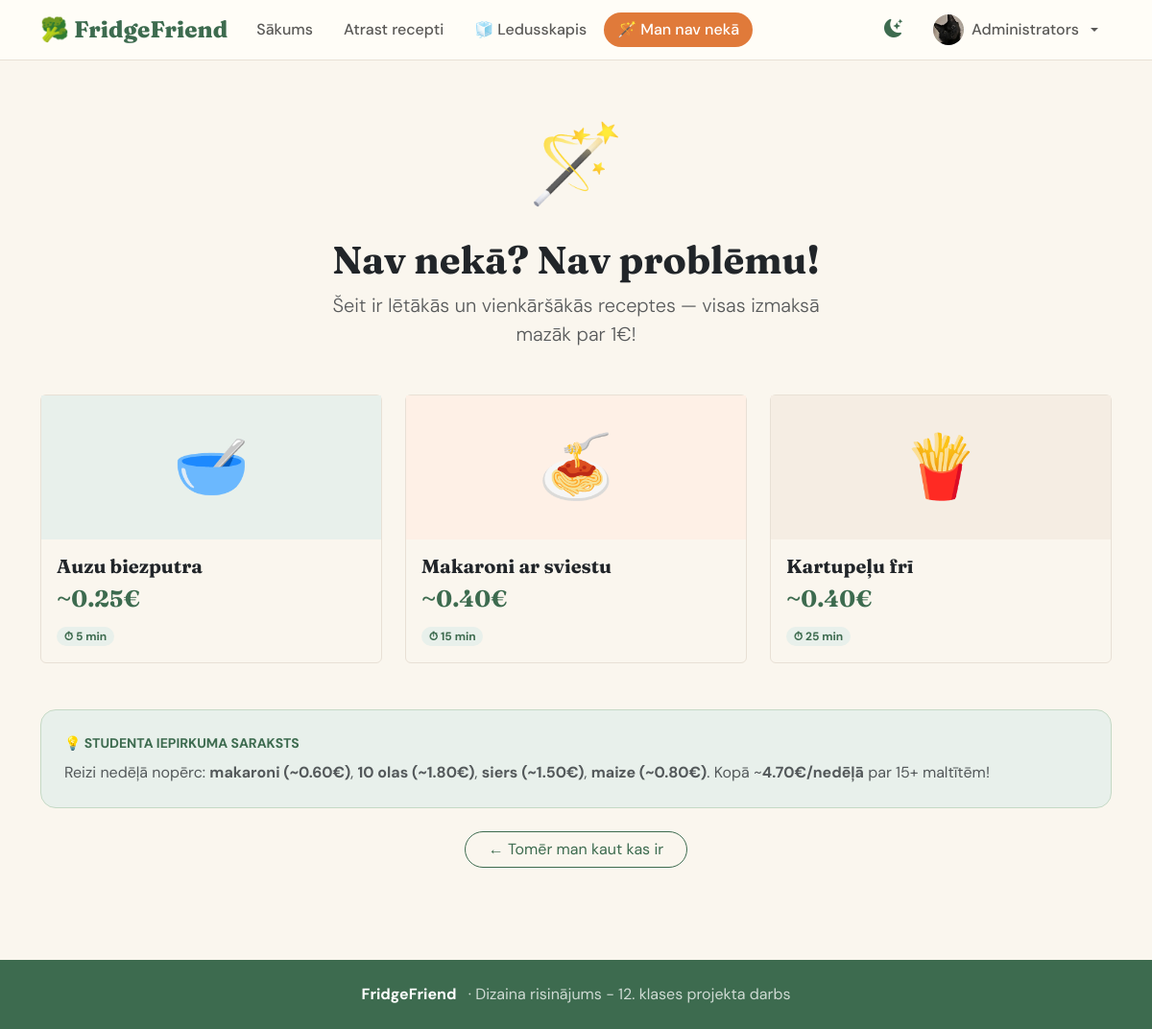
The app's page /mann-nav (signed in) with its own data.
### tables this page shows
CREATE TABLE users (
            id            INTEGER PRIMARY KEY AUTOINCREMENT,
            username      TEXT    UNIQUE NOT NULL,
            email         TEXT    UNIQUE NOT NULL,
            password_hash TEXT    NOT NULL,
            display_name  TEXT,
            bio           TEXT,
            profile_pic   TEXT,
            is_admin      INTEGER DEFAULT 0,
            created_at    TEXT    DEFAULT CURRENT_TIMESTAMP
        );

CREATE TABLE recipes (
            id           INTEGER PRIMARY KEY AUTOINCREMENT,
            name         TEXT    NOT NULL,
            emoji        TEXT    DEFAULT "🍽️",
            time_minutes INTEGER DEFAULT 15,
            cost_eur     REAL    DEFAULT 1.0,
            difficulty   TEXT    DEFAULT "Viegli",
            serves       TEXT    DEFAULT "1 porcija",
            tip          TEXT,
            description  TEXT,
            created_by   INTEGER,
            is_official  INTEGER DEFAULT 1,
            is_public    INTEGER DEFAULT 1,
            created_at   TEXT    DEFAULT CURRENT_TIMESTAMP,
            FOREIGN KEY(created_by) REFERENCES users(id) ON DELETE SET NULL
        );

### app.py (the view)
@app.route('/mann-nav')
def mann_nav():
    cheap = sorted(recipes.get_all_public(), key=lambda r: r['cost_eur'])[:3]
    return render_template('mannav.html', cheap_recipes=cheap)

### app.py (called while the page is built)
def get_current_user():
    if 'user_id' in session:
        return users.get_by_id(session['user_id'])
    return None

@app.context_processor
def inject_user():
    return dict(current_user=get_current_user())

### models.py (called while the page is built)
    def connect(self):
        conn = sqlite3.connect(self.path)
        conn.row_factory = sqlite3.Row
        conn.execute("PRAGMA foreign_keys = ON")
        return conn

    def fetchone(self, sql, params=()):
        conn = self.connect()
        try:
            return conn.execute(sql, params).fetchone()
        finally:
            conn.close()

    def fetchall(self, sql, params=()):
        conn = self.connect()
        try:
            return conn.execute(sql, params).fetchall()
        finally:
            conn.close()

    def get_by_id(self, uid):
        return self.db.fetchone("SELECT * FROM users WHERE id=?", (uid,))

    def get_all_public(self):
        return self.db.fetchall(
            """SELECT r.*,
                      (SELECT COUNT(*) FROM recipe_likes WHERE recipe_id=r.id) as like_count
               FROM recipes r WHERE r.is_public=1 AND r.is_official=1
               ORDER BY like_count DESC"""
        )

### templates/mannav.html (shortened to what this page needs)
{% extends "base.html" %}
{% block content %}
<div class="container-xl py-5 text-center">
  <div style="font-size:5rem" class="mb-3">🪄</div>
  <h1 class="ff-display fw-bold mb-2">Nav nekā? Nav problēmu!</h1>
  <p class="lead text-muted fw-light mb-5 mx-auto" style="max-width:520px">Šeit ir lētākās un vienkāršākās receptes — visas izmaksā mazāk par 1€!</p>
  <div class="row g-4 text-start mb-5">
    {% set colors = ['green','orange','brown'] %}
    {% for recipe in cheap_recipes %}
    <div class="col-md-4">
      <a href="{{ url_for('recepte', recipe_id=recipe.id) }}" class="card ff-recipe-card h-100">
        <div class="ff-emoji-area {{ colors[loop.index0 % 3] }}">{{ recipe.emoji }}</div>
        <div class="card-body">
          <h5 class="ff-display fw-bold mb-1">{{ recipe.name }}</h5>
          <div class="ff-display fw-bold ff-green-text mb-2" style="font-size:1.5rem">~{{ "%.2f"|format(recipe.cost_eur) }}€</div>
          <span class="badge rounded-pill" style="background:var(--ff-green-pale);color:var(--ff-green)">⏱ {{ recipe.time_minutes }} min</span>
        </div>
      </a>
    </div>
    {% endfor %}
  </div>
  <div class="p-4 rounded-4 text-start mx-auto mb-4 ff-green-pale-bg">
    <div class="small fw-bold text-uppercase ff-green-text mb-2">💡 Studenta iepirkuma saraksts</div>
    <p class="text-muted mb-0">Reizi nedēļā nopērc: <strong>makaroni (~0.60€)</strong>, <strong>10 olas (~1.80€)</strong>, <strong>siers (~1.50€)</strong>, <strong>maize (~0.80€)</strong>. Kopā ~<strong>4.70€/nedēļā</strong> par 15+ maltītēm!</p>
  </div>
  <a href="{{ url_for('sastavdalas') }}" class="btn btn-outline-primary btn-pill px-4">← Tomēr man kaut kas ir</a>
</div>
{% endblock %}

### templates/base.html (shortened to what this page needs)
<!DOCTYPE html>
<html lang="lv" data-bs-theme="light">
<head>
  <link href="https://cdn.jsdelivr.net/npm/bootstrap@5.3.3/dist/css/bootstrap.min.css" rel="stylesheet">
  <link href="https://cdn.jsdelivr.net/npm/bootstrap-icons@1.11.3/font/bootstrap-icons.min.css" rel="stylesheet">
  <link rel="stylesheet" href="{{ url_for('static', filename='style.css') }}">
</head>
<body class="page-fade">
<nav class="navbar navbar-expand-lg sticky-top">
  <div class="container-xl">
    <a class="navbar-brand" href="{{ url_for('sakums') }}">🥦 FridgeFriend</a>
    <div class="collapse navbar-collapse" id="navMenu">
      <ul class="navbar-nav me-auto gap-1">
        <li class="nav-item">
          <a class="nav-link {% if request.endpoint=='sakums' %}active{% endif %}" href="{{ url_for('sakums') }}">Sākums</a>
        </li>
        <li class="nav-item">
          <a class="nav-link {% if request.endpoint in ['sastavdalas','receptes','recepte'] %}active{% endif %}" href="{{ url_for('sastavdalas') }}">Atrast recepti</a>
        </li>
        <li class="nav-item">
          <a class="nav-link {% if request.endpoint=='mans_ledusskapis' %}active{% endif %}" href="{{ url_for('mans_ledusskapis') }}">🧊 Ledusskapis</a>
        </li>
        <li class="nav-item">
          <a class="nav-link btn-orange {% if request.endpoint=='mann_nav' %}active{% endif %}" href="{{ url_for('mann_nav') }}">🪄 Man nav nekā</a>
        </li>
      </ul>
      <ul class="navbar-nav align-items-center gap-2">
        <li class="nav-item">
          <button id="darkToggle" title="Tumšais/gaišais režīms">
            <i class="bi bi-moon-stars-fill" id="darkIcon"></i>
          </button>
        </li>
        {% if current_user %}
        <li class="nav-item dropdown">
          <a class="nav-link dropdown-toggle d-flex align-items-center gap-2" href="#" data-bs-toggle="dropdown">
            <div class="nav-avatar">
              {% if current_user.profile_pic %}
                <img src="{{ url_for('static', filename='uploads/avatars/' + current_user.profile_pic) }}" alt="">
              {% else %}
                {{ (current_user.display_name or current_user.username)[0].upper() }}
              {% endif %}
            </div>
            <span class="d-none d-lg-inline">{{ current_user.display_name or current_user.username }}</span>
          </a>
        </li>
        {% else %}
        <li class="nav-item"><a class="nav-link" href="{{ url_for('login') }}">Pieslēgties</a></li>
        <li class="nav-item"><a class="btn btn-primary btn-sm btn-pill px-3" href="{{ url_for('register') }}">Reģistrēties</a></li>
        {% endif %}
      </ul>
    </div>
  </div>
</nav>
{% block content %}{% endblock %}
<footer class="py-4 mt-5">
  <div class="container-xl text-center">
    <strong class="text-white">FridgeFriend</strong>
    <span class="ms-2">·  Dizaina risinājums - 12. klases projekta darbs </span>
  </div>
</footer>
</body>
</html>

### static/style.css (style rules this page uses)
:root { --ff-green: #3D6B4F; --ff-green-light: #5A8C6A; --ff-green-pale: #E8F0EB; --ff-orange: #E07A3A; --ff-orange-pale: #FEF0E6; --ff-cream: #FAF6EE; --ff-border: #E8E0D5; --bs-primary: #3D6B4F; --bs-primary-rgb: 61,107,79; --bs-body-font-family: 'DM Sans', sans-serif; --bs-body-bg: #FAF6EE; }
.ff-display { font-family: 'Fraunces', serif; }
.navbar-brand { font-family: 'Fraunces', serif; font-size: 1.5rem; font-weight: 800; color: var(--ff-green) !important; }
.navbar { background: #fffdf7; border-bottom: 1.5px solid var(--ff-border); }
.nav-link { font-weight: 500; border-radius: 50px; padding: 6px 14px !important; transition: all .15s; }
.nav-link:hover, .nav-link.active { background: var(--ff-green-pale); color: var(--ff-green) !important; }
.nav-link.btn-orange { background: var(--ff-orange); color: #fff !important; border-radius: 50px; }
.btn-outline-primary { color: var(--ff-green); border-color: var(--ff-green); }
.btn-orange { background: var(--ff-orange); border-color: var(--ff-orange); color: #fff; }
.btn-pill { border-radius: 50px !important; }
.ff-recipe-card { border: 1.5px solid var(--ff-border); transition: transform .2s, box-shadow .2s; cursor: pointer; text-decoration: none; color: inherit; }
.ff-emoji-area { height: 150px; display: flex; align-items: center; justify-content: center; font-size: 4rem; position: relative; }
.ff-emoji-area.green { background: var(--ff-green-pale); }
.ff-emoji-area.orange { background: var(--ff-orange-pale); }
.ff-emoji-area.brown { background: #F5EDE3; }
#darkToggle { cursor: pointer; font-size: 1.2rem; background: none; border: none; color: var(--ff-green); padding: 6px 10px; border-radius: 50px; }
.ff-green-text { color: var(--ff-green) !important; }
footer { background: var(--ff-green); color: rgba(255,255,255,.75); }
.page-fade { animation: pageFade .3s ease; }
.nav-avatar { width: 32px; height: 32px; border-radius: 50%; background: var(--ff-green); color: #fff; font-weight: 700; font-size: .8rem; display: inline-flex; align-items: center; justify-content: center; overflow: hidden; }
.nav-avatar img { width: 100%; height: 100%; object-fit: cover; }
.ff-green-pale-bg { background: var(--ff-green-pale); border: 1.5px solid #c5d9c5; }

### records on screen
users: profile_pic (picture), display_name "Administrators"
recipes: emoji "🥣", name "Auzu biezputra", cost_eur "0.25", time_minutes "5"
recipes: emoji "🍝", name "Makaroni ar sviestu", cost_eur "0.40", time_minutes "15"
recipes: emoji "🍟", name "Kartupeļu frī", cost_eur "0.40", time_minutes "25"
